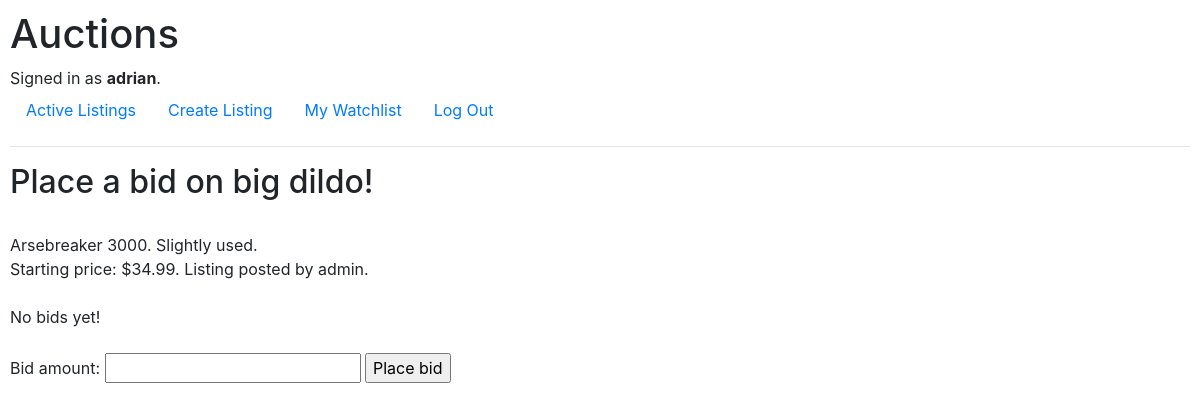
The page /bidding_page/big dildo (signed in) on the database its author committed.
### auctions/models.py (models this page shows, shortened)
class User(AbstractUser):
    pass

class AuctionListing(models.Model):
    listing_name = models.CharField(max_length=64)
    starting_price = models.DecimalField(max_digits=6, decimal_places=2)
    current_price = models.DecimalField(max_digits=6, decimal_places=2, default=0.00)
    listed_by = models.ForeignKey(User, on_delete=models.CASCADE)
    listing_description = models.TextField(max_length=5120)
    is_closed = models.BooleanField(default=False)

### auctions/views.py (the view)
# urls.py: path("bidding_page/<str:listing_name>", views.bidding_page, name="bidding_page"),
@login_required
def bidding_page(request, listing_name):
    error_message = None
    success_message = None
    listing = AuctionListing.objects.get(listing_name=listing_name)
    if request.method == 'POST':
        bid_form = ListingBidForm(request.POST)
        bid_form.instance.bidder_name = request.user
        bid_form.instance.for_listing = listing
        if bid_form.is_valid():
            bid_amount = bid_form.cleaned_data['bid_amount']
            if listing.starting_price < bid_amount  and bid_amount > listing.current_price:
                listing.current_price = bid_amount
                bid_form.save()
                listing.save()
                success_message = "Bid placed successfully!"
            else:
                error_message = "Please ensure your bid amount is higher than the current price!"
    else:
        bid_form = ListingBidForm()
    return render(request, "auctions/bidding_page.html", {
        "listing": listing,
        "bid_form": bid_form,
        "error_message": error_message,
        "success_message": success_message
    })

### auctions/forms.py
class ListingBidForm(ModelForm):
    class Meta:
        model = ListingBid
        fields = ["bid_amount"]

### auctions/templates/auctions/bidding_page.html (shortened to what this page needs)
{% extends "auctions/layout.html" %}
{% block body %}
    <h2>Place a bid on {{ listing.listing_name }}!</h2>
    <br>
    <form action="{% url 'bidding_page' listing.listing_name %}" method="post" name="place_bid_form">
    <div>{{ listing.listing_description }}</div>
    <div>Starting price: ${{ listing.starting_price }}. Listing posted by {{ listing.listed_by }}.</div><br>
    {% if listing.current_price == 0.00 %}
        <div>No bids yet!</div>
    {% else %}
        <div>Current price: ${{ listing.current_price }}</div>
    {% endif %}
    <br>
    {{ bid_form }}
    <input type="submit" name="place_bid" value="Place bid">
    </form><br>
{% endblock %}

### auctions/templates/auctions/layout.html (shortened to what this page needs)
{% load static %}
<!DOCTYPE html>
<html lang="en">
    <head>
        <link rel="stylesheet" href="https://stackpath.bootstrapcdn.com/bootstrap/4.4.1/css/bootstrap.min.css">
        <link href="{% static 'auctions/styles.css' %}" rel="stylesheet">
    </head>
    <body>
        <h1>Auctions</h1>
        <div>
            {% if user.is_authenticated %}
                Signed in as <strong>{{ user.username }}</strong>.
            {% else %}
                Not signed in.
            {% endif %}
        </div>
        <ul class="nav">
            <li class="nav-item">
                <a class="nav-link" href="{% url 'index' %}">Active Listings</a>
            </li>
            {% if user.is_authenticated %}
                <li class="nav-item">
                    <a class="nav-link" href="{% url 'create_listing' %}">Create Listing</a>
                </li>
                <li class="nav-item">
                    <a class="nav-link" href="{% url 'my_watchlist' %}">My Watchlist</a>
                </li>
                <li class="nav-item">
                    <a class="nav-link" href="{% url 'logout' %}">Log Out</a>
                </li>
            {% endif %}
        </ul>
        <hr>
        {% block body %}
        {% endblock %}
    </body>
</html>

### auctions/static/auctions/styles.css (style rules this page uses)
body { padding: 10px; }

### rows shown on the page
User: username "adrian"
AuctionListing: listing_name "big dildo", listing_description "Arsebreaker 3000. Slightly used.", starting_price "34.99", listed_by "admin"
